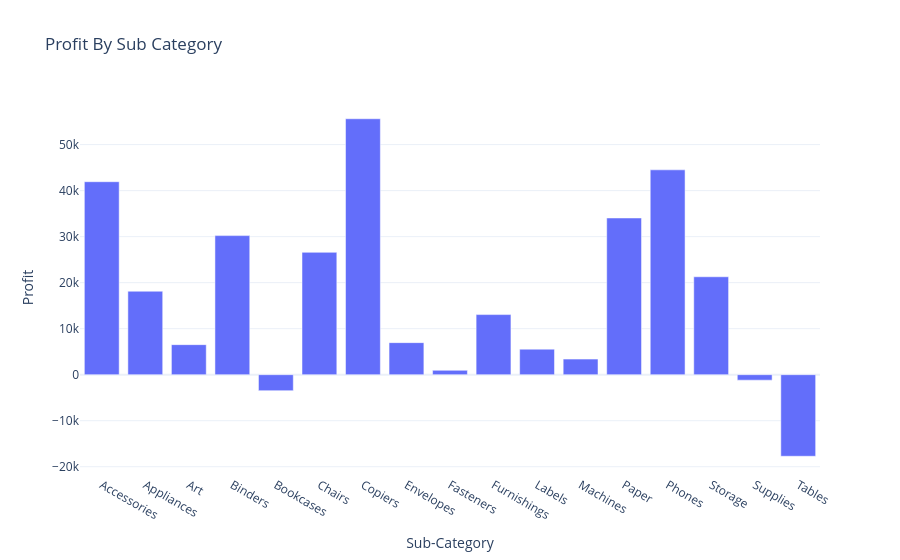

The code cell stored with this chart in its notebook:
### Code cell
fig = px.bar(Subcategory_profits,
             x='Sub-Category',
             y='Profit',
             title='Profit By Sub Category')
fig.show()

### Figure 1 — Plotly figure (JSON) as saved in the notebook; plotly's stock layout.template omitted (floating-point values rounded to 4 significant figures)
{"data": [{"hovertemplate": "Sub-Category=%{x}<br>Profit=%{y}<extra></extra>", "legendgroup": "", "marker": {"color": "#636efa", "pattern": {"shape": ""}}, "name": "", "orientation": "v", "showlegend": false, "textposition": "auto", "type": "bar", "x": ["Accessories", "Appliances", "Art", "Binders", "Bookcases", "Chairs", "Copiers", "Envelopes", "Fasteners", "Furnishings", "Labels", "Machines", "Paper", "Phones", "Storage", "Supplies", "Tables"], "xaxis": "x", "y": [41940.0, 18140.0, 6528.0, 30220.0, -3473.0, 26590.0, 55620.0, 6964.0, 949.5, 13060.0, 5546.0, 3385.0, 34050.0, 44520.0, 21280.0, -1189.0, -17730.0], "yaxis": "y"}], "layout": {"barmode": "relative", "legend": {"tracegroupgap": 0}, "title": {"text": "Profit By Sub Category"}, "xaxis": {"anchor": "y", "domain": [0, 1], "title": {"text": "Sub-Category"}}, "yaxis": {"anchor": "x", "domain": [0, 1], "title": {"text": "Profit"}}}}
